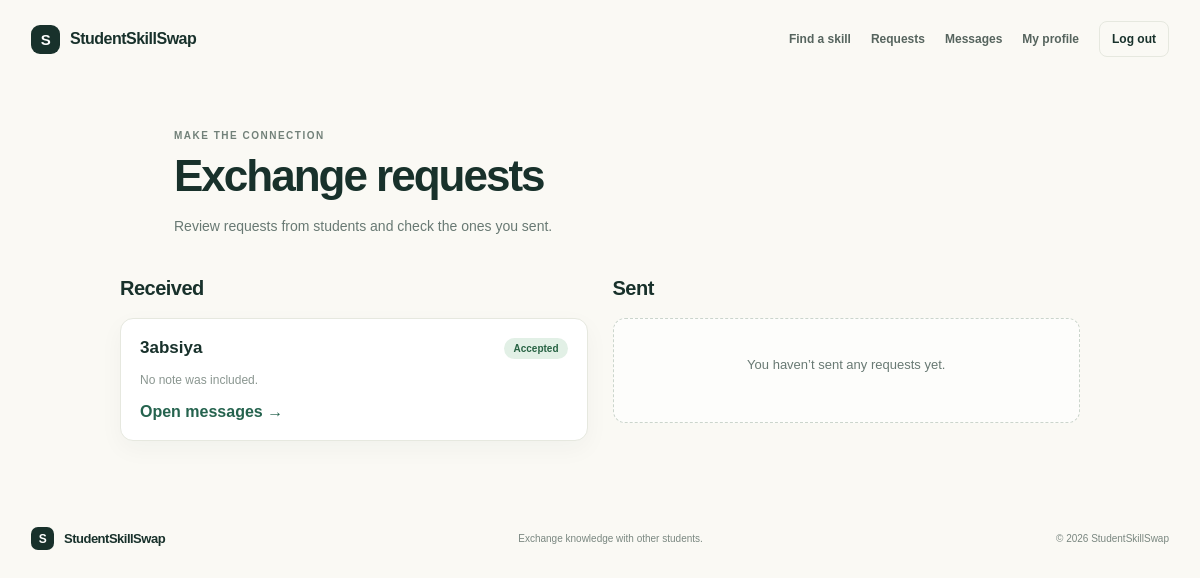
Page /requests (signed in) on the committed database.
### tables this page shows
CREATE TABLE exchange_requests (
            id INTEGER PRIMARY KEY AUTOINCREMENT,
            sender_id INTEGER NOT NULL,
            receiver_id INTEGER NOT NULL,
            message TEXT NOT NULL DEFAULT '',
            status TEXT NOT NULL DEFAULT 'pending'
                CHECK (status IN ('pending', 'accepted', 'declined')),
            created_at TEXT NOT NULL DEFAULT CURRENT_TIMESTAMP,
            FOREIGN KEY (sender_id) REFERENCES users(id) ON DELETE CASCADE,
            FOREIGN KEY (receiver_id) REFERENCES users(id) ON DELETE CASCADE
        );

CREATE TABLE users (
            id INTEGER PRIMARY KEY AUTOINCREMENT,
            name TEXT NOT NULL,
            email TEXT NOT NULL UNIQUE,
            password_hash TEXT NOT NULL,
            bio TEXT NOT NULL DEFAULT ''
        );

### app.py (the view)
@app.route("/requests")
@login_required
def requests_page():
    database = get_db()
    received = database.execute(
        """
        SELECT exchange_requests.*, users.name AS other_name
        FROM exchange_requests
        JOIN users ON users.id = exchange_requests.sender_id
        WHERE exchange_requests.receiver_id = ?
        ORDER BY exchange_requests.created_at DESC
        """,
        (session["user_id"],),
    ).fetchall()
    sent = database.execute(
        """
        SELECT exchange_requests.*, users.name AS other_name
        FROM exchange_requests
        JOIN users ON users.id = exchange_requests.receiver_id
        WHERE exchange_requests.sender_id = ?
        ORDER BY exchange_requests.created_at DESC
        """,
        (session["user_id"],),
    ).fetchall()
    return render_template(
        "requests.html",
        received=received,
        sent=sent,
    )

### app.py (called while the page is built)
def get_db():
    if "db" not in g:
        g.db = sqlite3.connect(DATABASE)
        g.db.row_factory = sqlite3.Row
        g.db.execute("PRAGMA foreign_keys = ON")
    return g.db

def login_required(view):
    @wraps(view)
    def wrapped_view(**kwargs):
        if session.get("user_id") is None:
            flash("Please log in first.")
            return redirect(url_for("login"))
        return view(**kwargs)
    return wrapped_view

### templates/requests.html (shortened to what this page needs)
{% extends "base.html" %}
{% block content %}
<section class="page-heading">
  <p class="eyebrow">MAKE THE CONNECTION</p>
  <h1>Exchange requests</h1>
  <p>Review requests from students and check the ones you sent.</p>
</section>
<section class="request-columns">
  <div>
    <h2>Received</h2>
    {% if received %}
      <div class="card-list">
        {% for item in received %}
          <article class="request-card">
            <div class="request-card-top">
              <h3>{{ item.other_name }}</h3>
              <span class="status status-{{ item.status }}">{{ item.status }}</span>
            </div>
            {% if item.message %}
              <p>{{ item.message }}</p>
            {% else %}
              <p class="muted">No note was included.</p>
            {% endif %}
            {% if item.status == 'pending' %}
              <div class="inline-actions">
                <form method="post" action="{{ url_for('update_request', request_id=item.id, action='accept') }}">
                  <button class="button button-dark" type="submit" data-confirm="Accept this exchange request?">Accept</button>
                </form>
                <form method="post" action="{{ url_for('update_request', request_id=item.id, action='decline') }}">
                  <button class="button button-outline" type="submit" data-confirm="Decline this exchange request?">Decline</button>
                </form>
              </div>
            {% elif item.status == 'accepted' %}
              <a class="text-link" href="{{ url_for('messages') }}">Open messages →</a>
            {% endif %}
          </article>
        {% endfor %}
      </div>
    {% else %}
      <div class="empty-state"><p>You haven’t received any requests yet.</p></div>
    {% endif %}
  </div>
  <div>
    <h2>Sent</h2>
    {% if sent %}
      <div class="card-list">
        {% for item in sent %}
          <article class="request-card">
            <div class="request-card-top">
              <h3>{{ item.other_name }}</h3>
              <span class="status status-{{ item.status }}">{{ item.status }}</span>
            </div>
            {% if item.message %}
              <p>{{ item.message }}</p>
            {% else %}
              <p class="muted">You didn’t include a note.</p>
            {% endif %}
            {% if item.status == 'accepted' %}
              <a class="text-link" href="{{ url_for('messages') }}">Open messages →</a>
            {% endif %}
          </article>
        {% endfor %}
      </div>
    {% else %}
      <div class="empty-state"><p>You haven’t sent any requests yet.</p></div>
    {% endif %}
  </div>
</section>
{% endblock %}

### static/style.css (style rules this page uses)
:root { --ink: #18312b; --muted: #687973; --green-deep: #25634e; --cream: #faf9f4; --line: #e6e8df; --white: #fff; --shadow: 0 14px 38px rgb(24 49 43 / 7%); }
* { box-sizing: border-box; }
html { scroll-behavior: smooth; }
body { margin: 0; min-height: 100vh; background: var(--cream); color: var(--ink); font-family: Arial, Helvetica, sans-serif; }
a { color: inherit; text-decoration: none; }
.eyebrow { color: #728179; font-size: 10px; font-weight: 700; letter-spacing: 1.5px; }
.hero h1, .page-heading h1, .form-card h1, .section-heading h2 { font-weight: 700; letter-spacing: -2px; }
.form-switch a, .text-link { color: var(--green-deep); font-weight: 700; }
.page-heading { max-width: 900px; margin: 0 auto; padding: 42px 24px 24px; }
.page-heading h1 { margin: 8px 0 10px; font-size: clamp(31px, 5vw, 44px); }
.page-heading > p:last-child { max-width: 620px; color: var(--muted); font-size: 14px; line-height: 1.7; }
.search-panel, .results-section, .request-columns, .conversation-list, .conversation-panel { width: min(calc(100% - 36px), 960px); margin: 0 auto 60px; }
.results-section h2, .request-columns h2 { margin: 0 0 18px; font-size: 20px; letter-spacing: -0.5px; }
.student-card, .request-card { padding: 22px; border: 1px solid var(--line); border-radius: 13px; background: var(--white); box-shadow: 0 8px 24px rgb(24 49 43 / 4%); }
.student-card h3, .request-card h3 { margin: 13px 0 6px; font-size: 17px; }
.skill-label, .student-bio, .request-card > p { color: var(--muted); font-size: 12px; line-height: 1.65; }
.muted { color: #8a9690 !important; }
.empty-state { padding: 28px; border: 1px dashed #cbd5cc; border-radius: 12px; background: rgb(255 255 255 / 65%); text-align: center; }
.empty-state p { margin: 8px auto 18px; color: var(--muted); font-size: 13px; line-height: 1.6; }
.request-columns { display: grid; grid-template-columns: repeat(2, minmax(0, 1fr)); align-items: start; gap: 25px; }
.card-list { display: grid; gap: 13px; }
.request-card { padding: 19px; }
.request-card-top { display: flex; align-items: center; justify-content: space-between; gap: 10px; }
.request-card-top h3 { margin: 0; }
.status { padding: 5px 9px; border-radius: 999px; background: #f0f1ed; color: #69766e; font-size: 10px; font-weight: 700; text-transform: capitalize; }
.status-accepted { background: #e2f0e6; color: #286344; }

### rows in the picture
exchange_requests: other_name "3absiya", status "Accepted", message "No note was included."
